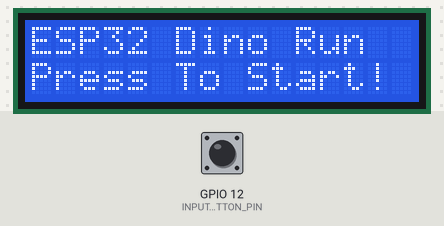
Recording of a sketch running on a simulated ESP32. Parts: 16×2 character LCD. The inputs (shaded band) are chosen by the test bench; at power-on: GPIO 12 (INPUT_BUTTON_PIN) LOW.

Above: at 1.2 s.
1.3 s: GPIO 12 (INPUT_BUTTON_PIN) pulled HIGH for 0.15 s
At 3.1 s:
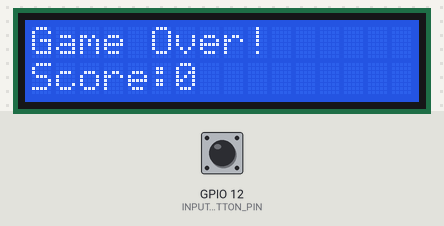
3.2 s: GPIO 12 (INPUT_BUTTON_PIN) pulled HIGH for 1 s
At 3.67 s:
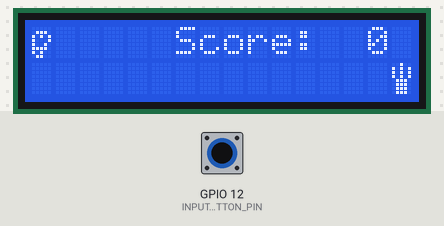
5.7 s: GPIO 12 (INPUT_BUTTON_PIN) pulled HIGH for 0.15 s
At 5.79 s:
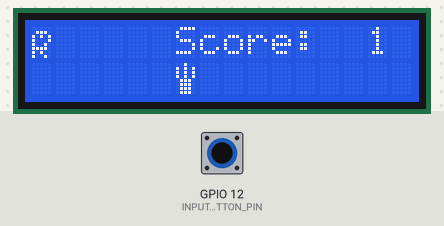
7.3 s: GPIO 12 (INPUT_BUTTON_PIN) pulled HIGH for 3.2 s
At 8.18 s:
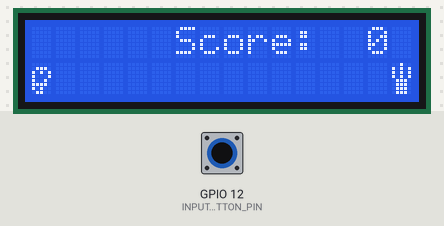

Measured:
- after the input at 1.3 s, the display: first changes after 0.21 s (image 1 shows a later state)
- after the input at 3.2 s, the display: first changes after 0.38 s (image 2 shows a later state)
- after the input at 5.7 s, the display: changes after 0.08 s (image 3)

The sketch:

esp32_dino_run.ino
```cpp
// esp32_dino_run.ino
// A port of the popular browser game to the ESP32 and a 16x2 LCD!
// Author: Evan Tye - https://github.com/ev-tye

// Copyright (c) Evan Tye 2024

// Permission is hereby granted, free of charge, to any person obtaining a copy of this software and associated documentation files (the “Software”), to deal in the Software without restriction,
// including without limitation the rights to use, copy, modify, merge, publish, distribute, sublicense, and/or sell copies of the Software, and to permit persons to whom the Software is furnished
// to do so, subject to the following conditions:
// The above copyright notice and this permission notice shall be included in all copies or substantial portions of the Software.
//
// THE SOFTWARE IS PROVIDED “AS IS”, WITHOUT WARRANTY OF ANY KIND, EXPRESS OR IMPLIED, INCLUDING BUT NOT LIMITED TO THE WARRANTIES OF MERCHANTABILITY, FITNESS FOR A PARTICULAR PURPOSE AND NONINFRINGEMENT.
// IN NO EVENT SHALL THE AUTHORS OR COPYRIGHT HOLDERS BE LIABLE FOR ANY CLAIM, DAMAGES OR OTHER LIABILITY, WHETHER IN AN ACTION OF CONTRACT, TORT OR OTHERWISE, ARISING FROM, OUT OF OR IN CONNECTION WITH
// THE SOFTWARE OR THE USE OR OTHER DEALINGS IN THE SOFTWARE.

#include <LiquidCrystal_I2C.h>

/////// DEFINES ////////////////////////////////////

#define BASE_SPEED          70
#define INPUT_BUTTON_PIN    12
#define LCD_ADDR            0x27
#define LCD_COLS            16
#define LCD_ROWS            2
#define LCD_TOP_ROW         0,0
#define LCD_BOTTOM_ROW      0,1
#define LCD_SCORE_POS       6,0
#define LCD_SDSCORE_OFFSET  14,0
#define START_STATE         0
#define GAME_STATE          1
#define GAME_OVER_STATE     2
#define DINO_FRAME_A_LCD    0
#define DINO_FRAME_B_LCD    1
#define CACTUS_LCD          2
#define DINO_AIR_TIME       20
#define INPUT_HOLD_TIME     25
#define SPEED_INCREASE_VAL  10

////////////////////////////////////////////////////

////// GLOBAL //////////////////////////////////////

LiquidCrystal_I2C lcd(LCD_ADDR, LCD_COLS, LCD_ROWS);
int currState = START_STATE;
int gameSpeed = BASE_SPEED;
int inputState = 0;
int inputHoldTimer = 0;
int score = 0;
int dinoY = 1;
int dinoCurrAirTime = 0;
char dinoCurrFrame = 'A';
int currCactusX = 16;
const char* startScreenTopStr = "ESP32 Dino Run";
const char* startScreenBottomStr = "Press To Start!";
const char* gameOverTopStr = "Game Over!";
const char* scoreText = "Score:";

// Graphics

byte dinoGfxFrameA[8] =
{
  0b00000,0b01110,0b10101,0b10001,
  0b10010,0b11110,0b10100,0b01100
};

byte dinoGfxFrameB[8] =
{
  0b00000,0b01110,0b10101,0b10001,
  0b10010,0b11110,0b10100,0b10010
};

byte cactusGfx[8] =
{
  0b00100,0b10101,0b10101,0b10101,
  0b01110,0b01110,0b01110,0b01110
};

////////////////////////////////////////////////////

///// FUNCTIONS ////////////////////////////////////

void _initHardware()
{
  pinMode(INPUT_BUTTON_PIN, INPUT);
  lcd.init();
  lcd.backlight();
  lcd.clear();
}

void _initGraphics()
{
  lcd.createChar(DINO_FRAME_A_LCD, dinoGfxFrameA);
  lcd.createChar(DINO_FRAME_B_LCD, dinoGfxFrameB);
  lcd.createChar(CACTUS_LCD, cactusGfx);
}

void _startStateProcess()
{
  inputState = digitalRead(INPUT_BUTTON_PIN);
  if(inputState == 1)
  {
    currState = GAME_STATE;
  }
}

void _gameStateProcess()
{
  // Check if input has been pressed, if so stick dino in the air
  // and set the air time
  inputState = digitalRead(INPUT_BUTTON_PIN);
  if(inputState == 1 && dinoCurrAirTime == 0 && inputHoldTimer <= 0)
  {
    dinoY = 0;
    dinoCurrAirTime = DINO_AIR_TIME;
    inputHoldTimer = INPUT_HOLD_TIME;
  }

  // Shift the cactus along
  if(currCactusX > 1)
  {
    currCactusX--;
  }
  else
  {
    if(dinoY == 0)
    {
      score++;
      if(score % 10 == 0)
      {
        // We increase the game speed by decreasing the delay between "frames"
        gameSpeed -= SPEED_INCREASE_VAL;
      }
      currCactusX = 16;
    }
    else
    {
      // Dino has collided with a cactus
      gameSpeed = BASE_SPEED;
      currState = GAME_OVER_STATE;
      return;
    }
  }

  if(dinoCurrAirTime == 1)
  {
    // Bring dino back down to row 1 of the LCD
    dinoY = 1;
  }

  if(dinoCurrAirTime <= 0)
  {
    dinoCurrAirTime = 0;
  }
  else
  {
    dinoCurrAirTime--;
  }

  if(inputHoldTimer > 0)
  {
    inputHoldTimer--;
  }
}

void _gameOverStateProcess()
{
  inputState = digitalRead(INPUT_BUTTON_PIN);
  if(inputState == 1)
  {
    delay(250);
    _resetGame();
  }
}

void _resetGame()
{
  score = 0;
  dinoY = 1;
  dinoCurrAirTime = 0;
  dinoCurrFrame = 'A';
  currCactusX = 16;
  currState = START_STATE;
}

// Graphics

void _drawStartScreen()
{
  lcd.clear();
  lcd.setCursor(LCD_TOP_ROW);
  lcd.print(startScreenTopStr);
  lcd.setCursor(LCD_BOTTOM_ROW);
  lcd.print(startScreenBottomStr);
}

void _drawGameOverScreen()
{
  lcd.clear();
  lcd.setCursor(LCD_TOP_ROW);
  lcd.print(gameOverTopStr);
  lcd.setCursor(LCD_BOTTOM_ROW);
  lcd.print(scoreText);
  lcd.print(score);
}

void _drawGameGraphics()
{
  lcd.clear();

  // Draw dino in it's current Y position
  lcd.setCursor(0, dinoY);
  if(dinoCurrFrame == 'A')
  {
    lcd.write(DINO_FRAME_A_LCD);
    dinoCurrFrame = 'B';
  }
  else
  {
    lcd.write(DINO_FRAME_B_LCD);
    dinoCurrFrame = 'A';
  }

  // Draw cactus at current X position
  lcd.setCursor(currCactusX, 1);
  lcd.write(CACTUS_LCD);

  // Draw current score
  lcd.setCursor(LCD_SCORE_POS);
  lcd.print(scoreText);
  if(score > 9)
  {
    lcd.print(score);
  }
  else
  {
    lcd.setCursor(LCD_SDSCORE_OFFSET);
    lcd.print(score);
  }
}

////////////////////////////////////////////////////

/////// MAIN CODE //////////////////////////////////

void setup()
{
  _initHardware();
  _initGraphics();
}

void loop()
{
  switch(currState)
  {
    case START_STATE:
      _startStateProcess();
      _drawStartScreen();
      break;
    case GAME_STATE:
      _gameStateProcess();
      _drawGameGraphics();
      break;
    case GAME_OVER_STATE:
      _gameOverStateProcess();
      _drawGameOverScreen();
      break;
    default:
      break;
  }
  delay(gameSpeed);
}

////////////////////////////////////////////////////
```
